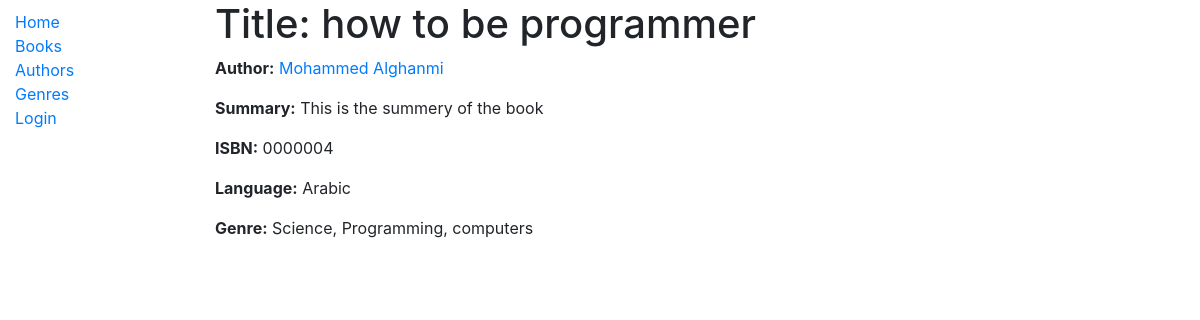
The app's page /catalog/book/4 with its own data.
### catalog/models.py (models this page shows, shortened)
class Book(models.Model):
    title = models.CharField(max_length=60, help_text="Book title")
    author = models.ForeignKey(Author, on_delete = models.SET_NULL, null=True)
    summery = models.TextField(max_length = 200,
                               help_text="write a brief summary of the book")
    isbn = models.CharField('ISBN', max_length=13, unique=True,
                            help_text = 'ISBN is maximum length of 13')
    gener = models.ManyToManyField('Gener', help_text='Select a genre for this book')
    lang = models.ForeignKey(Languages, on_delete = models.SET_NULL,
                             null = True)
    class Meta:
        permissions = (('view_book_c','View book instances'), ('can_create_book', 'Can create book'))  # 'Can create book' == 'Can edite book' or 'Can change book'
    def display_gener(self):
        return ', '.join(gener.name for gener in self.gener.all()[:3])
    display_gener.short_description = 'Gener'

class Author(models.Model):
    first_name = models.CharField(max_length=100)
    last_name = models.CharField(max_length=100)
    date_of_birth = models.DateField(null=True, blank=True)
    date_of_death = models.DateField('Died', null=True, blank=True)
    lang =  models.ManyToManyField(Languages, help_text = 'Choose a languages you write with.')
    class Meta:
        ordering = ['first_name', 'last_name']
    def get_absolute_url(self):
         return reverse('author-detail', args=[str(self.id)])
    def __str__(self):
        return f'{self.first_name} {self.last_name} '
    def display_languages(self):
        return ', '.join(lang.name for lang in self.lang.all()[:3])
    display_languages.short_description = 'Language'

class Languages(models.Model):
    name = models.CharField(max_length=100,
                            help_text = 'choose a language for the book e.g. Arabic, English, Faresi,etc.')
    def __str__(self):
        return self.name

class Gener(models.Model):
    name = models.CharField(max_length=100,
                            help_text = 'Enter a book genre (e.g. Science Fiction)')
    def __str__(self):
        return self.name

### catalog/views.py (the view)
# urls.py: path('book/<int:pk>', views.BookDetailView.as_view(), name = 'book-detail'),
class BookDetailView(DetailView):
    model = Book
    template_name = 'book_details.html'
    def get_context_data(self, **kwargs):
        context = super(BookDetailView, self).get_context_data(**kwargs)
        context.update({
            'num_visits' : self.request.session['num_visits'],
        })
        return context
    def get(self, *args, **kwargs):
        num_visits = self.request.session.get('num_visits', 0)
        self.request.session['num_visits'] = num_visits + 1
        return super().get(self.request, *args, **kwargs)

### catalog/templates/book_details.html (shortened to what this page needs)
{% extends "base_generic.html" %}
{% block content %}
  <h1>Title: {{ book.title }}</h1>
  <p><strong>Author:</strong> <a href="{{book.author.get_absolute_url}}">{{ book.author }}</a></p>
  <p><strong>Summary:</strong> {{ book.summery }}</p>
  <p><strong>ISBN:</strong> {{ book.isbn }}</p>
  <p><strong>Language:</strong> {{ book.lang }}</p>
  <p><strong>Genre:</strong> {{ book.gener.all|join:", " }}</p>
{% endblock %}

### records on screen
Book: title "how to be programmer", author "Mohammed Alghanmi", summery "This is the summery of the book", isbn "0000004", lang "Arabic", gener.all "Science, Programming, computers"
